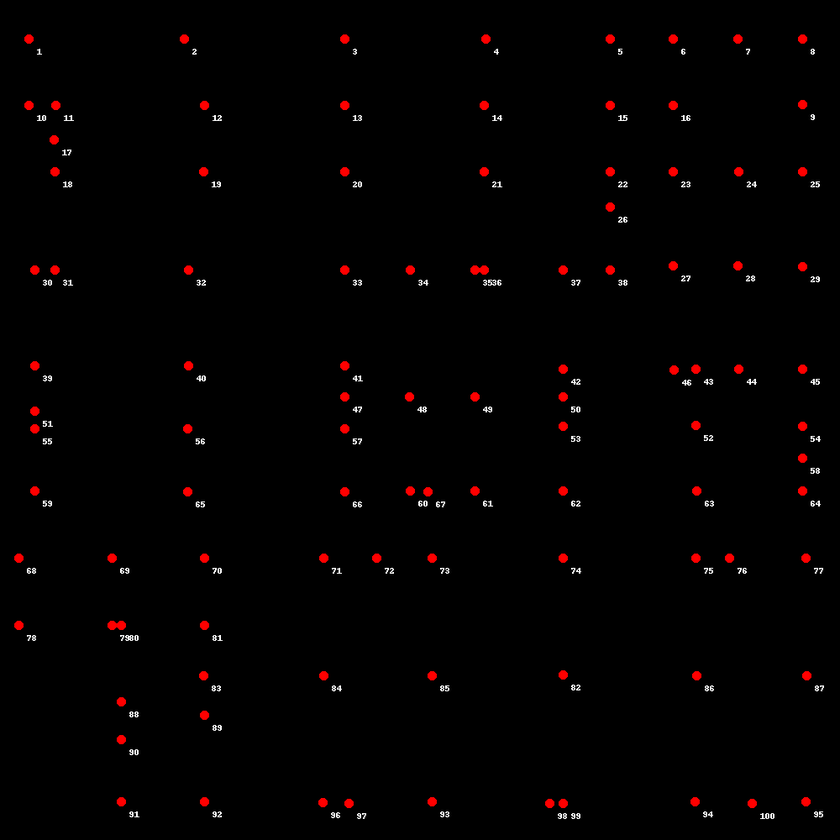
#> input picture Navigation Unit/output.png, 840 x 840 px, shrunk from 1000 x 1000 before the run
$ python pixel_coordinates.py
#> lines starting #> are read from the running program, lines starting #| are printed output that depends on the picture; after the words box and inside, x2 and y2 are one past the last pixel; in counts of white or black regions, pixels touching at a corner belong together
import cv2
import numpy as np
import json

# Load the image
image = cv2.imread("output.png")
#> image is the input picture: shape (840, 840, 3); mean B, G, R 1.1, 1.1, 3.6

# Convert the image from BGR to RGB color space
image = cv2.cvtColor(image, cv2.COLOR_BGR2RGB)

# Define the lower and upper bounds for the red color in RGB color space
red_lower = np.array([220, 0, 0])
red_upper = np.array([255, 50, 50])

# Create a mask for the red color using the lower and upper bounds
red_mask = cv2.inRange(image, red_lower, red_upper)
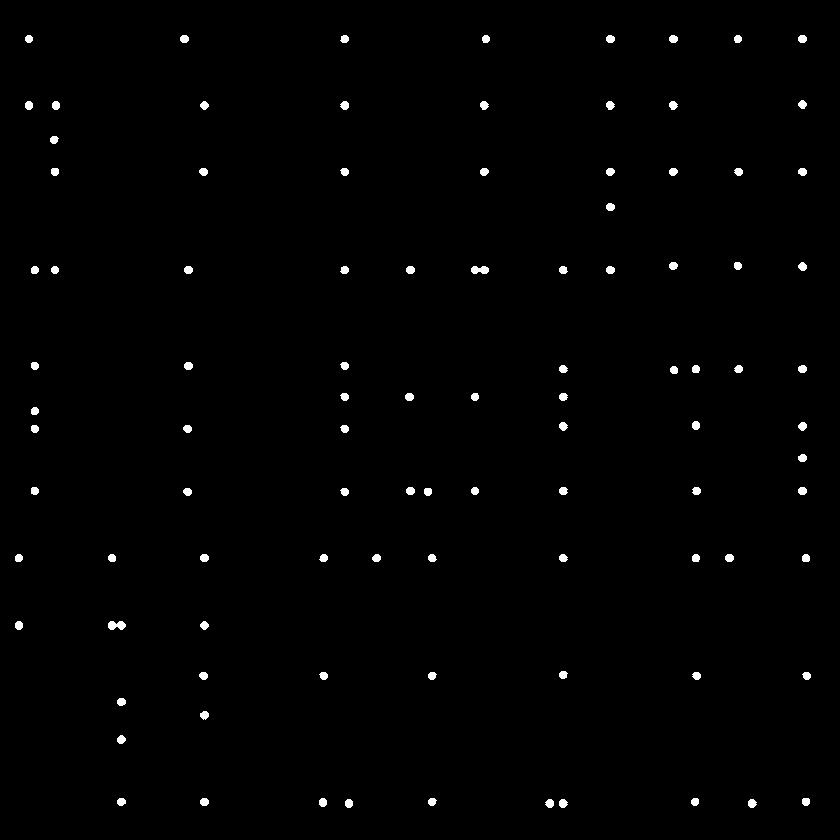
#> red_mask: shape (840, 840); 0.81% white; 98 white regions

# Find the contours of the red dots
red_contours, _ = cv2.findContours(red_mask, cv2.RETR_EXTERNAL, cv2.CHAIN_APPROX_SIMPLE)
#> red_contours = 98 contours; largest, box (x1, y1, x2, y2) and area: (108, 621, 126, 630) 102, (471, 266, 489, 274) 94, (748, 799, 757, 808) 50, (559, 799, 568, 808) 50, (545, 799, 554, 808) 50

# Find the coordinates of the centers of the red dots
red_points = []
for contour in red_contours:
    # Get the bounding rectangle of the contour
    (x, y, w, h) = cv2.boundingRect(contour)
    # Calculate the center of the bounding rectangle
    cx = x + int(w/2)
    cy = y + int(h/2)
    red_points.append((cx, cy))
#> this loop made 98 passes
#> (x, y, w, h, cx, cy) on passes 1 to 12: (748, 799, 9, 9, 752, 803), (559, 799, 9, 9, 563, 803), (545, 799, 9, 9, 549, 803), (345, 799, 8, 9, 349, 803), (802, 798, 8, 8, 806, 802), (691, 798, 8, 8, 695, 802), (428, 798, 9, 8, 432, 802), (319, 798, 8, 9, 323, 802), (200, 798, 9, 8, 204, 802), (117, 798, 9, 8, 121, 802), (117, 735, 9, 9, 121, 739), (200, 711, 9, 9, 204, 715)
#> after the loop, red_points = 98 pairs, first value 19 to 806, second value 39 to 803

# Print the coordinates of the red points
#print("Red points:")
#print(red_points)
print("Length",len(red_points))
#| Length 98
red_points.reverse()
print(red_points)
#> (printed output is left out)
my_dict = {(index+1): item for index, item in enumerate(red_points)}
#> my_dict = 98 items

# Print the dictionary
#print(my_dict)

with open('coord_dict.json', 'w') as f:
    json.dump(my_dict, f )
